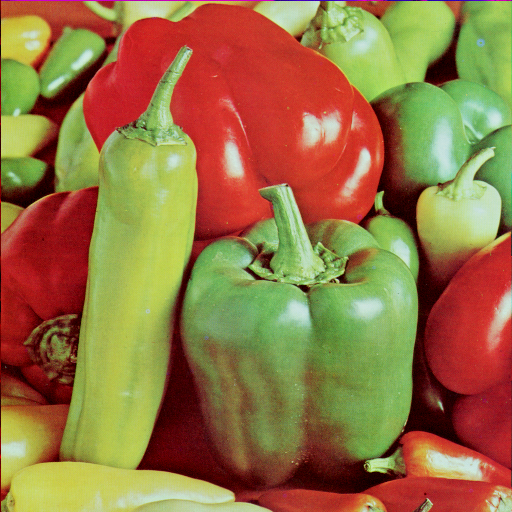
#> input picture sample.jpg, 512 x 512 px
$ python imgp_shifting.py
#> lines starting #> are read from the running program, lines starting #| are printed output that depends on the picture
import cv2
import numpy as np


img = cv2.imread("sample.jpg",1)
#> img is the input picture: shape (512, 512, 3); mean B, G, R 66.5, 115.6, 149.8

#(img.shape)  show the dimensions of the image

#translation of a image is done using cv2.wrapaffine() function

rows,columns,channels = img.shape
#> rows = 512; columns = 512; channels = 3

T = np.float32([[1,0,40],[0,1,-40]])

#print(T)

print(img)
#> (printed output is left out)

img = cv2.warpAffine(img,T,(columns,rows))
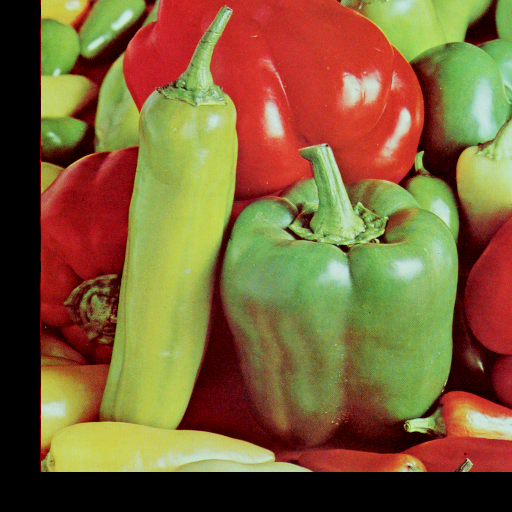
#> img: shape (512, 512, 3); mean B, G, R 54.4, 97, 124.8

cv2.imshow("mohit",img)


cv2.waitKey(0)

cv2.destroyAllWindows()

$ run again, with 4.1.05.tiff saved as sample.jpg
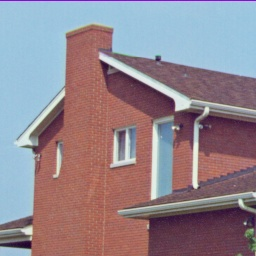
#> input picture 4.1.05.tiff, 256 x 256 px
#> img is the input picture: shape (256, 256, 3); mean B, G, R 142, 133, 146.6
#> (printed output is left out)
#> `img = cv2.warpAffine(img,T,(columns,rows))`:
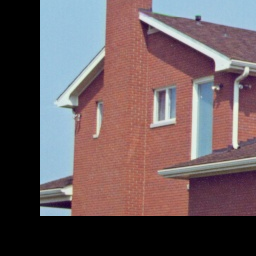
#> img: shape (256, 256, 3); mean B, G, R 93.2, 90, 105.9

$ run again, with crown.png saved as sample.jpg
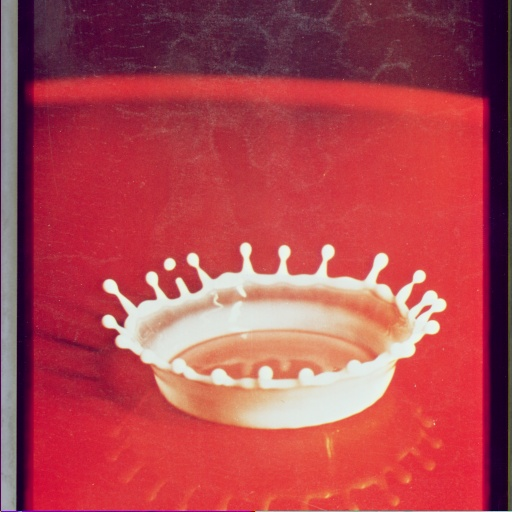
#> input picture crown.png, 512 x 512 px
#> img is the input picture: shape (512, 512, 3); mean B, G, R 79.9, 70.5, 176.3
#> (printed output is left out)
#> `img = cv2.warpAffine(img,T,(columns,rows))`:
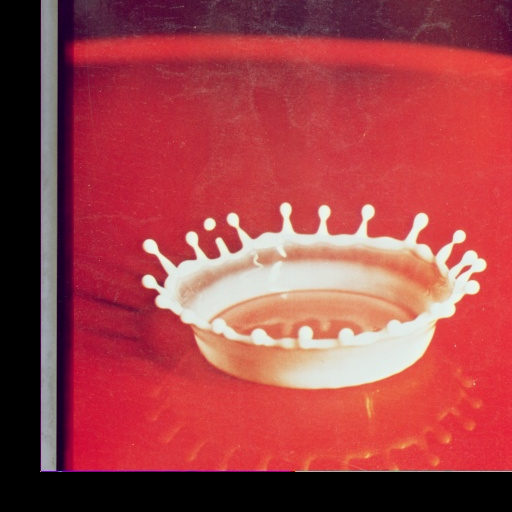
#> img: shape (512, 512, 3); mean B, G, R 71.6, 66.2, 162.2
